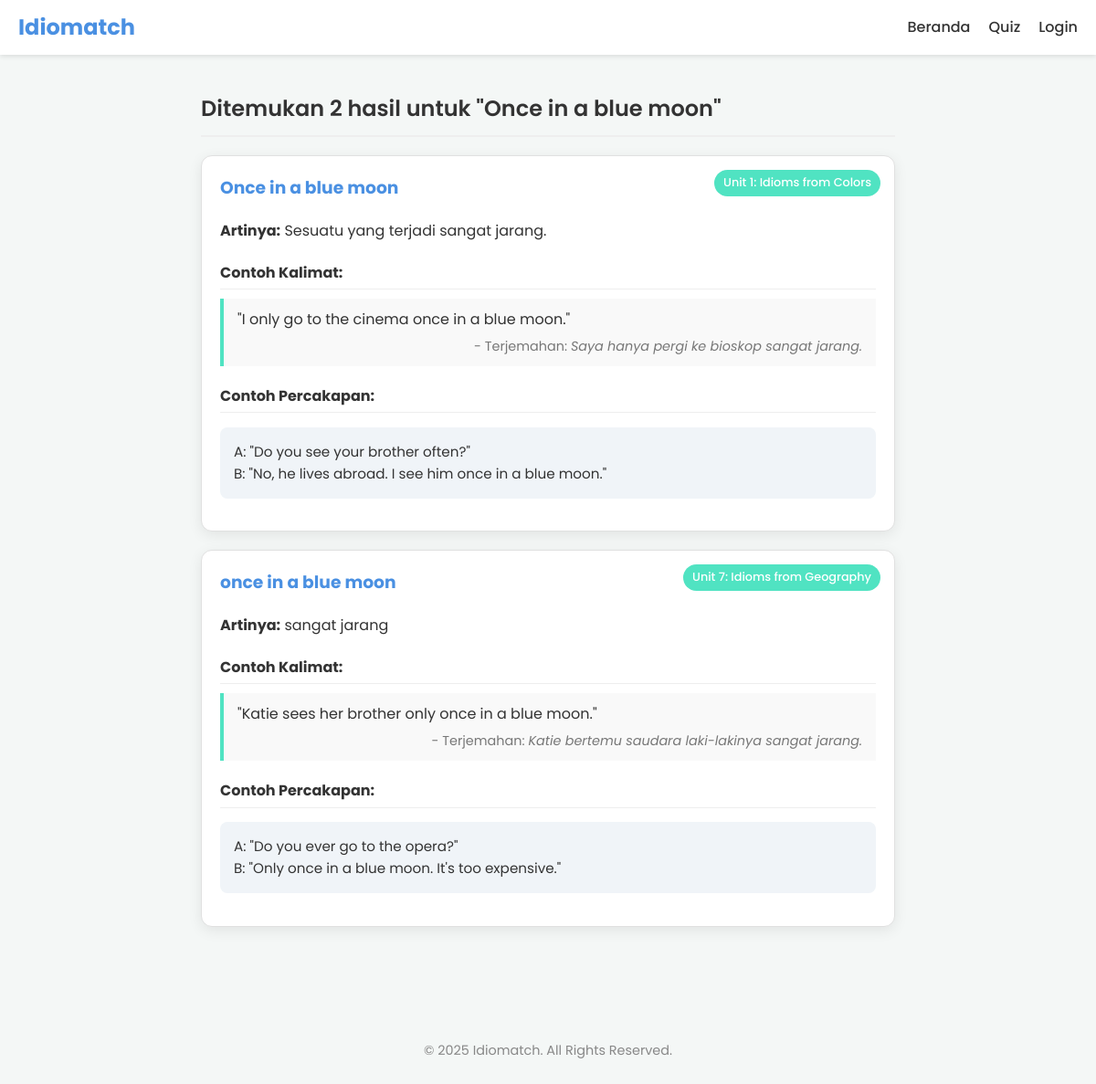
Page /search_results.php?keyword=Once in a blue moon on the committed database.
### tables this page shows
CREATE TABLE IF NOT EXISTS `idioms` (
  `id` int NOT NULL AUTO_INCREMENT,
  `unit_id` int NOT NULL,
  `idiom` varchar(255) NOT NULL,
  `meaning_id` text NOT NULL,
  `example_sentence` text NOT NULL,
  `sentence_translation` text NOT NULL,
  `example_conversation` text NOT NULL,
  PRIMARY KEY (`id`),
  KEY `unit_id` (`unit_id`),
  CONSTRAINT `idioms_ibfk_1` FOREIGN KEY (`unit_id`) REFERENCES `units` (`id`) ON DELETE CASCADE ON UPDATE CASCADE
);

CREATE TABLE IF NOT EXISTS `units` (
  `id` int NOT NULL AUTO_INCREMENT,
  `name` varchar(100) NOT NULL,
  PRIMARY KEY (`id`)
);

### search_results.php (the view, shortened to what this page needs)
<?php
require_once 'includes/db.php';
$keyword = isset($_GET['keyword']) ? trim($_GET['keyword']) : '';
$results = [];
if (!empty($keyword)) {
    $search_term = "%" . $keyword . "%";
    $sql = "SELECT idioms.*, units.name AS unit_name FROM idioms JOIN units ON idioms.unit_id = units.id WHERE idioms.idiom LIKE ? OR idioms.meaning_id LIKE ?";
    $stmt = $conn->prepare($sql);
    $stmt->bind_param("ss", $search_term, $search_term);
    $stmt->execute();
    $result_set = $stmt->get_result();
    $results = $result_set->fetch_all(MYSQLI_ASSOC);
}
require_once 'includes/header.php';
?>
<main>
    <section class="results-section">
        <h2 class="results-title">Ditemukan <?= count($results) ?> hasil untuk "<?= htmlspecialchars($keyword) ?>"</h2>
        <?php if (!empty($results)): ?>
            <?php foreach ($results as $row): ?>
                <div class="idiom-card">
                    <span class="unit-tag"><?= htmlspecialchars($row['unit_name']) ?></span>
                    <h3 class="idiom-title"><?= htmlspecialchars($row['idiom']) ?></h3>
                    <p><strong>Artinya:</strong> <?= htmlspecialchars($row['meaning_id']) ?></p>
                    <h4>Contoh Kalimat:</h4>
                    <blockquote class="example-quote">
                        <p>"<?= htmlspecialchars($row['example_sentence']) ?>"</p>
                        <footer>- Terjemahan: <em><?= htmlspecialchars($row['sentence_translation']) ?></em></footer>
                    </blockquote>
                    <h4>Contoh Percakapan:</h4>
                    <div class="conversation">
                        <pre><?= htmlspecialchars(str_replace('\n', "\n", $row['example_conversation'])) ?></pre>
                    </div>
                </div>
            <?php endforeach; ?>
        <?php endif; ?>
    </section>
</main>
<?php
require_once 'includes/footer.php';
?>

### includes/header.php (shortened to what this page needs)
<!DOCTYPE html>
<html lang="id">
<head>
    <link rel="stylesheet" href="css/style.css">
</head>
<body>
    <header class="navbar">
        <a href="index.php" class="logo">Idiomatch</a>
        <ul class="nav-links" id="nav-links">
            <li><a href="index.php">Beranda</a></li>
            <li><a href="quiz.php">Quiz</a></li>
            <li><a href="login.php">Login</a></li>
        </ul>
    </header>
    <div class="container">

### includes/footer.php (shortened to what this page needs)
    </div>
    <footer class="footer">
        <p>&copy; <?= date('Y') ?> Idiomatch. All Rights Reserved.</p>
    </footer>
</body>
</html>

### css/style.css (style rules this page uses)
*, *::before, *::after { box-sizing: border-box; }
:root { --primary-color: #4A90E2; --secondary-color: #50E3C2; --background-color: #f4f7f6; --text-color: #333; --card-bg-color: #ffffff; --shadow: 0 4px 15px rgba(0, 0, 0, 0.08); --border-radius: 12px; }
body { font-family: 'Poppins', sans-serif; margin: 0; background-color: var(--background-color); color: var(--text-color); line-height: 1.6; }
.container { max-width: 800px; margin: 0 auto; padding: 20px; padding-top: 80px; }
.navbar { background-color: white; padding: 0 20px; box-shadow: 0 2px 5px rgba(0,0,0,0.1); position: fixed; top: 0; left: 0; width: 100%; z-index: 1000; display: flex; justify-content: space-between; align-items: center; height: 60px; }
.navbar .logo { font-weight: 700; font-size: 1.5rem; color: var(--primary-color); text-decoration: none; }
.navbar .nav-links { list-style: none; margin: 0; padding: 0; display: flex; align-items: center; gap: 20px; }
.navbar .nav-links a { text-decoration: none; color: var(--text-color); font-weight: 500; transition: color 0.3s ease; }
.results-section { margin-top: 20px; }
.results-title { font-size: 1.5rem; font-weight: 600; margin-bottom: 20px; border-bottom: 2px solid #eee; padding-bottom: 10px; }
.idiom-card { background-color: var(--card-bg-color); padding: 20px; border-radius: var(--border-radius); margin-bottom: 20px; box-shadow: var(--shadow); border: 1px solid #e0e0e0; position: relative; }
.unit-tag { position: absolute; top: 15px; right: 15px; background-color: var(--secondary-color); color: white; padding: 4px 10px; border-radius: 20px; font-size: 0.8rem; font-weight: 500; }
.idiom-card h3 { margin-top: 0; color: var(--primary-color); padding-right: 100px; }
.idiom-card h4 { margin-top: 20px; margin-bottom: 5px; border-bottom: 1px solid #eee; padding-bottom: 5px; }
.example-quote { background-color: #f9f9f9; border-left: 4px solid var(--secondary-color); padding: 10px 15px; margin: 10px 0; }
.example-quote p { margin: 0; }
.example-quote footer { font-size: 0.9rem; color: #777; margin-top: 5px; text-align: right; }
.conversation pre { background-color: #f0f4f8; padding: 15px; border-radius: 8px; white-space: pre-wrap; word-wrap: break-word; font-family: 'Poppins', sans-serif; font-size: 0.95rem; }
.footer { text-align: center; margin-top: 50px; padding: 20px; color: #888; font-size: 0.9rem; }

### rows in the picture
idioms: unit.name "Unit 1: Idioms from Colors", idiom "Once in a blue moon", meaning "Sesuatu yang terjadi sangat jarang.", example_sentence "I only go to the cinema once in a blue moon.", sentence_translation "Saya hanya pergi ke bioskop sangat jarang.", example_conversation "A: \"Do you see your brother often?\" B: \"No, he lives abroad. I see him once in a blue moon.\""
idioms: unit.name "Unit 7: Idioms from Geography", idiom "once in a blue moon", meaning "sangat jarang", example_sentence "Katie sees her brother only once in a blue moon.", sentence_translation "Katie bertemu saudara laki-lakinya sangat jarang.", example_conversation "A: \"Do you ever go to the opera?\" B: \"Only once in a blue moon. It's too expensive.\""

### other values in the picture
count($results) "2"
$keyword "Once in a blue moon"
